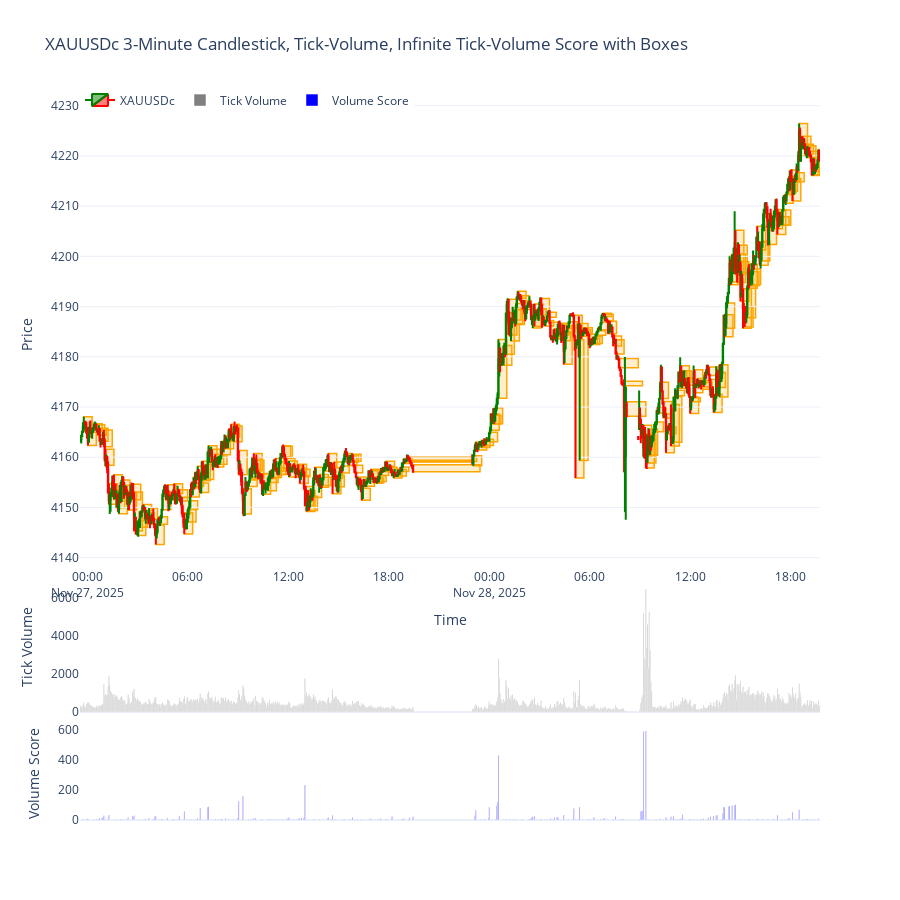

Here is the notebook cell this chart was saved with:
### Markdown cell above
If the volume score (position 0) is higher than the neighboring candles position -1 and +1, then locate the corresponding candle stick which is at position 0. Draw a box and extend it to the right value of 10 bars.

### Code cell
import MetaTrader5 as mt5
import pandas as pd
import numpy as np
import plotly.graph_objects as go
from datetime import datetime, timedelta

# -------------------------
# 1. Initialize MT5
# -------------------------
if not mt5.initialize():
    print("MT5 initialization failed")
    mt5.shutdown()

# -------------------------
# 2. Fetch 3-minute data
# -------------------------
symbol = "XAUUSDc"
timeframe = mt5.TIMEFRAME_M3
n_bars = 800
utc_from = datetime.now() - timedelta(days=10)

rates = mt5.copy_rates_from(symbol, timeframe, utc_from, n_bars)
mt5.shutdown()

# -------------------------
# 3. Convert to DataFrame
# -------------------------
df = pd.DataFrame(rates)
df['time'] = pd.to_datetime(df['time'], unit='s')
df.set_index('time', inplace=True)

# -------------------------
# 4. Remove non-trading periods (weekends)
# -------------------------
df = df[df.index.dayofweek < 5]

# -------------------------
# 5. Infinite tick-volume score algorithm
# -------------------------
def tick_volume_infinite_score(volumes):
    scores = np.zeros(len(volumes))
    for i in range(1, len(volumes)):
        count = 0
        for j in range(i-1, -1, -1):
            if volumes[i] > volumes[j]:
                count += 1
            else:
                break
        scores[i] = count
    return scores

df['vol_score'] = tick_volume_infinite_score(df['tick_volume'])

# -------------------------
# 6. Box logic for local maxima
# -------------------------
boxes = []

for i in range(1, len(df)-1):
    if df['vol_score'].iloc[i] > df['vol_score'].iloc[i-1] and df['vol_score'].iloc[i] > df['vol_score'].iloc[i+1]:
        # Current candlestick
        x0 = df.index[i]
        x1 = df.index[min(i+10, len(df)-1)]  # extend to the right 10 bars
        y0 = df['low'].iloc[i]
        y1 = df['high'].iloc[i]
        boxes.append(dict(type="rect",
                          xref="x",
                          yref="y",
                          x0=x0,
                          x1=x1,
                          y0=y0,
                          y1=y1,
                          line=dict(color="orange", width=1.5),
                          fillcolor="rgba(255,165,0,0.2)",
                          layer="below"))

# -------------------------
# 7. Plot 3-pane chart
# -------------------------
fig = go.Figure()

# Candlestick chart (top pane)
fig.add_trace(go.Candlestick(
    x=df.index,
    open=df['open'],
    high=df['high'],
    low=df['low'],
    close=df['close'],
    name='XAUUSDc',
    increasing_line_color='green',
    decreasing_line_color='red'
))

# Tick-volume bars (middle pane)
fig.add_trace(go.Bar(
    x=df.index,
    y=df['tick_volume'],
    name='Tick Volume',
    marker_color='gray',
    yaxis='y2'
))

# Volume score bars (bottom pane)
fig.add_trace(go.Bar(
    x=df.index,
    y=df['vol_score'],
    name='Volume Score',
    marker_color='blue',
    yaxis='y3'
))

# Add boxes for local maxima
fig.update_layout(shapes=boxes)

# Layout
fig.update_layout(
    template='plotly_white',
    title='XAUUSDc 3-Minute Candlestick, Tick-Volume, Infinite Tick-Volume Score with Boxes',
    xaxis=dict(title='Time', rangeslider=dict(visible=False)),
    yaxis=dict(title='Price', domain=[0.35, 1]),
    yaxis2=dict(title='Tick Volume', domain=[0.15, 0.33], showgrid=False),
    yaxis3=dict(title='Volume Score', domain=[0, 0.13], showgrid=False),
    legend=dict(orientation='h', y=1.02, x=0),
    height=900
)

fig.show()
